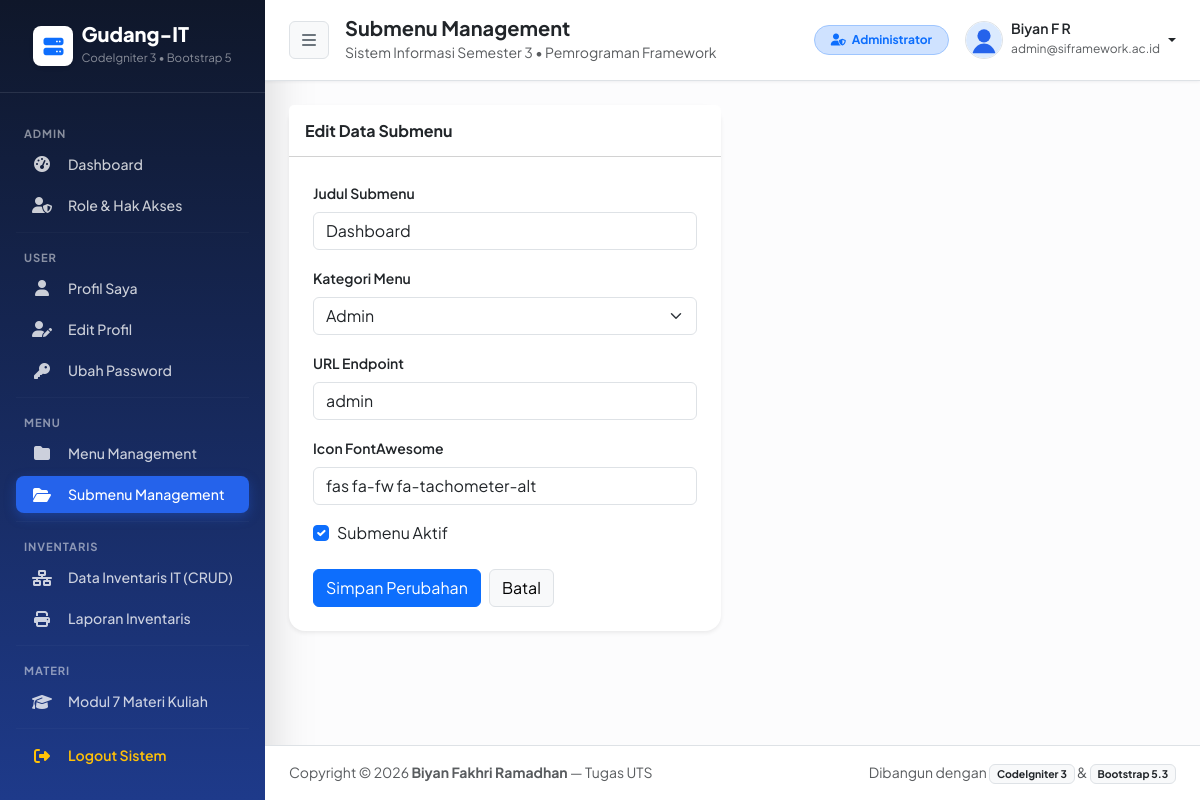
The page /menu/editsubmenu/1 (signed in) on the database its author committed.
### tables this page shows
CREATE TABLE `user_menu` (
  `id` int(11) NOT NULL AUTO_INCREMENT,
  `menu` varchar(128) NOT NULL,
  PRIMARY KEY (`id`)
);

CREATE TABLE `user_sub_menu` (
  `id` int(11) NOT NULL AUTO_INCREMENT,
  `menu_id` int(11) NOT NULL,
  `title` varchar(128) NOT NULL,
  `url` varchar(128) NOT NULL,
  `icon` varchar(128) NOT NULL,
  `is_active` int(1) NOT NULL DEFAULT 1,
  PRIMARY KEY (`id`),
  KEY `menu_id` (`menu_id`)
);

CREATE TABLE `user` (
  `id` int(11) NOT NULL AUTO_INCREMENT,
  `name` varchar(128) NOT NULL,
  `email` varchar(128) NOT NULL,
  `image` varchar(128) NOT NULL DEFAULT 'default.svg',
  `password` varchar(256) NOT NULL,
  `role_id` int(11) NOT NULL,
  `is_active` int(1) NOT NULL DEFAULT 1,
  `date_created` int(11) NOT NULL,
  PRIMARY KEY (`id`),
  UNIQUE KEY `email` (`email`)
);

### application/controllers/Menu.php (called while the page is built, shortened)
<?php
class Menu extends CI_Controller
{
    public function __construct()
    {
        is_logged_in();
        $this->load->model('Menu_model', 'menu');
    }
    public function editsubmenu($id)
    {
        $data['title'] = 'Submenu Management';
        $data['user'] = $this->db->get_where('user', ['email' => $this->session->userdata('email')])->row_array();
        $data['sub'] = $this->db->get_where('user_sub_menu', ['id' => $id])->row_array();
        $data['menu'] = $this->db->get('user_menu')->result_array();
        $this->form_validation->set_rules('title', 'Judul Submenu', 'required|trim');
        $this->form_validation->set_rules('menu_id', 'Kategori Menu', 'required|trim');
        $this->form_validation->set_rules('url', 'URL Submenu', 'required|trim');
        $this->form_validation->set_rules('icon', 'Icon FontAwesome', 'required|trim');
        if ($this->form_validation->run() == false) {
            $this->load->view('templates/header', $data);
            $this->load->view('templates/sidebar', $data);
            $this->load->view('templates/topbar', $data);
            $this->load->view('menu/edit_submenu', $data);
            $this->load->view('templates/footer');
        }
    }
}

### index.php (called while the page is built, shortened)
<?php
require_once BASEPATH . 'core/CodeIgniter.php';

### application/helpers/wpu_helper.php (called while the page is built, shortened)
<?php
function is_logged_in()
{
    $ci = get_instance();
    if (!$ci->session->userdata('email')) {
        redirect('auth');
    } else {
        $menu = ucfirst(strtolower((string)$ci->uri->segment(1)));
        $queryMenu = $ci->db->get_where('user_menu', ['menu' => $menu])->row_array();
    }
}

### application/views/menu/edit_submenu.php (the view)
<div class="row">
    <div class="col-lg-6">
        <div class="card border-0 shadow-sm rounded-4">
            <div class="card-header bg-white py-3">
                <h6 class="m-0 fw-bold text-dark">Edit Data Submenu</h6>
            </div>
            <div class="card-body p-4">
                <form action="<?= base_url('menu/editsubmenu/' . $sub['id']); ?>" method="post">
                    <div class="mb-3">
                        <label class="form-label small fw-semibold">Judul Submenu</label>
                        <input type="text" class="form-control" name="title" value="<?= $sub['title']; ?>" required>
                    </div>
                    <div class="mb-3">
                        <label class="form-label small fw-semibold">Kategori Menu</label>
                        <select name="menu_id" class="form-select" required>
                            <?php foreach ($menu as $m) : ?>
                                <option value="<?= $m['id']; ?>" <?= ($m['id'] == $sub['menu_id']) ? 'selected' : ''; ?>><?= $m['menu']; ?></option>
                            <?php endforeach; ?>
                        </select>
                    </div>
                    <div class="mb-3">
                        <label class="form-label small fw-semibold">URL Endpoint</label>
                        <input type="text" class="form-control" name="url" value="<?= $sub['url']; ?>" required>
                    </div>
                    <div class="mb-3">
                        <label class="form-label small fw-semibold">Icon FontAwesome</label>
                        <input type="text" class="form-control" name="icon" value="<?= $sub['icon']; ?>" required>
                    </div>
                    <div class="form-check mb-4">
                        <input class="form-check-input" type="checkbox" value="1" name="is_active" id="is_active" <?= ($sub['is_active'] == 1) ? 'checked' : ''; ?>>
                        <label class="form-check-label" for="is_active">Submenu Aktif</label>
                    </div>
                    <div class="d-flex gap-2">
                        <button type="submit" class="btn btn-primary">Simpan Perubahan</button>
                        <a href="<?= base_url('menu/submenu'); ?>" class="btn btn-light border">Batal</a>
                    </div>
                </form>
            </div>
        </div>
    </div>
</div>

### application/views/templates/sidebar.php
<aside id="sidebar-wrapper" class="sidebar-gradient text-white shadow-lg">
    <div class="sidebar-brand d-flex align-items-center justify-content-center py-4 px-3 border-bottom border-white border-opacity-10">
        <div class="brand-icon bg-white text-primary rounded-3 d-flex align-items-center justify-content-center me-2 shadow-sm" style="width:40px;height:40px;">
            <i class="fas fa-server fa-lg"></i>
        </div>
        <div class="text-start">
            <div class="fw-extrabold fs-5 lh-1 tracking-tight">Gudang-IT</div>
            <small class="text-white-50" style="font-size: 0.72rem;">CodeIgniter 3 &bull; Bootstrap 5</small>
        </div>
    </div>
    <div class="sidebar-nav px-3 py-3">
        <?php
        $role_id = $this->session->userdata('role_id');
        $queryMenu = "SELECT `user_menu`.`id`, `menu`
                        FROM `user_menu` JOIN `user_access_menu`
                          ON `user_menu`.`id` = `user_access_menu`.`menu_id`
                       WHERE `user_access_menu`.`role_id` = $role_id
                    ORDER BY `user_access_menu`.`menu_id` ASC";
        $menu = $this->db->query($queryMenu)->result_array();
        ?>
        <?php foreach ($menu as $m) : ?>
            <div class="sidebar-heading text-uppercase fw-bold text-white-50 mt-3 mb-1 px-2" style="font-size: 0.70rem; letter-spacing: 0.08em;">
                <?= $m['menu']; ?>
            </div>
            <?php
            $menuId = $m['id'];
            $querySubMenu = "SELECT *
                               FROM `user_sub_menu` JOIN `user_menu`
                                 ON `user_sub_menu`.`menu_id` = `user_menu`.`id`
                              WHERE `user_sub_menu`.`menu_id` = $menuId
                                AND `user_sub_menu`.`is_active` = 1";
            $subMenu = $this->db->query($querySubMenu)->result_array();
            ?>
            <?php foreach ($subMenu as $sm) : ?>
                <?php $isActive = ($title == $sm['title']) ? 'active' : ''; ?>
                <a href="<?= base_url($sm['url']); ?>" class="nav-link-sidebar d-flex align-items-center rounded-3 px-3 py-2 mb-1 text-decoration-none <?= $isActive; ?>">
                    <i class="<?= $sm['icon']; ?> me-3 text-center" style="width: 20px;"></i>
                    <span class="fw-medium" style="font-size: 0.88rem;"><?= $sm['title']; ?></span>
                </a>
            <?php endforeach; ?>
            <hr class="border-white border-opacity-10 my-2">
        <?php endforeach; ?>
        <a href="<?= base_url('auth/logout'); ?>" class="nav-link-sidebar d-flex align-items-center rounded-3 px-3 py-2 mt-2 text-decoration-none text-warning" data-bs-toggle="modal" data-bs-target="#logoutModal">
            <i class="fas fa-fw fa-sign-out-alt me-3 text-center" style="width: 20px;"></i>
            <span class="fw-semibold" style="font-size: 0.88rem;">Logout Sistem</span>
        </a>
    </div>
</aside>

### application/views/templates/topbar.php (shortened to what this page needs)
<div id="page-content-wrapper" class="w-100 d-flex flex-column min-vh-100">
      <nav class="navbar navbar-expand-lg navbar-light bg-white border-bottom shadow-xs px-4 py-3 sticky-top no-print">
          <div class="d-flex align-items-center">
              <button class="btn btn-light border me-3" id="sidebarToggle" title="Toggle Menu">
                  <i class="fas fa-bars text-secondary"></i>
              </button>
              <div>
                  <h5 class="mb-0 fw-bold text-dark"><?= $title; ?></h5>
                  <small class="text-muted">Sistem Informasi Semester 3 &bull; Pemrograman Framework</small>
              </div>
          </div>
          <div class="ms-auto d-flex align-items-center gap-3">
              <span class="badge <?= ($user['role_id'] == 1) ? 'bg-primary-subtle text-primary border border-primary-subtle' : 'bg-success-subtle text-success border border-success-subtle'; ?> px-3 py-2 rounded-pill d-none d-md-inline-block">
                  <i class="fas <?= ($user['role_id'] == 1) ? 'fa-user-shield' : 'fa-user-cog'; ?> me-1"></i>
                  <?= ($user['role_id'] == 1) ? 'Administrator' : 'Member / Teknisi'; ?>
              </span>
              <div class="dropdown">
                  <a class="d-flex align-items-center text-decoration-none dropdown-toggle text-dark" href="#" role="button" data-bs-toggle="dropdown">
                      <img src="<?= base_url('assets/img/' . $user['image']); ?>" alt="Profile" class="rounded-circle border me-2" width="38" height="38">
                      <div class="d-none d-sm-block text-start me-1">
                          <div class="fw-semibold lh-1" style="font-size:0.88rem;"><?= $user['name']; ?></div>
                          <small class="text-muted" style="font-size:0.75rem;"><?= $user['email']; ?></small>
                      </div>
                  </a>
              </div>
          </div>
      </nav>
      <main class="container-fluid px-4 py-4 flex-grow-1">

### assets/css/style.css (style rules this page uses)
body { font-family: 'Plus Jakarta Sans', -apple-system, BlinkMacSystemFont, sans-serif; background-color: #f4f7fe; color: #1e293b; }
.fw-extrabold { font-weight: 800; }
.shadow-xs { box-shadow: 0 1px 3px rgba(15, 23, 42, 0.06); }
#sidebar-wrapper { min-height: 100vh; width: 265px; flex-shrink: 0; background: linear-gradient(180deg, #0f172a 0%, #1e3a8a 100%); transition: margin 0.25s ease-out; }
.nav-link-sidebar { color: rgba(255, 255, 255, 0.78); transition: all 0.18s ease; }
.nav-link-sidebar.active { color: #ffffff; background-color: #2563eb; font-weight: 700; box-shadow: 0 4px 12px rgba(37, 99, 235, 0.35); }

### rows shown on the page
user_menu: menu "ADMIN"
user_sub_menu: title "Dashboard", menu_id "Admin", url "admin", icon "fas fa-fw fa-tachometer-alt", is_active "☑"
user_sub_menu: title "Role & Hak Akses"
user_menu: menu "USER"
user_sub_menu: title "Profil Saya"
user_sub_menu: title "Edit Profil"
user_sub_menu: title "Ubah Password"
user_menu: menu "MENU"
user_sub_menu: title "Menu Management"
user_sub_menu: title "Submenu Management"
user_menu: menu "INVENTARIS"
user_sub_menu: title "Data Inventaris IT (CRUD)"
user_sub_menu: title "Laporan Inventaris"
user_menu: menu "MATERI"
user_sub_menu: title "Modul 7 Materi Kuliah"
user: image (placeholder picture), name "Biyan F R", email "admin@siframework.ac.id"

### other values the page prints
$title "Submenu Management"
